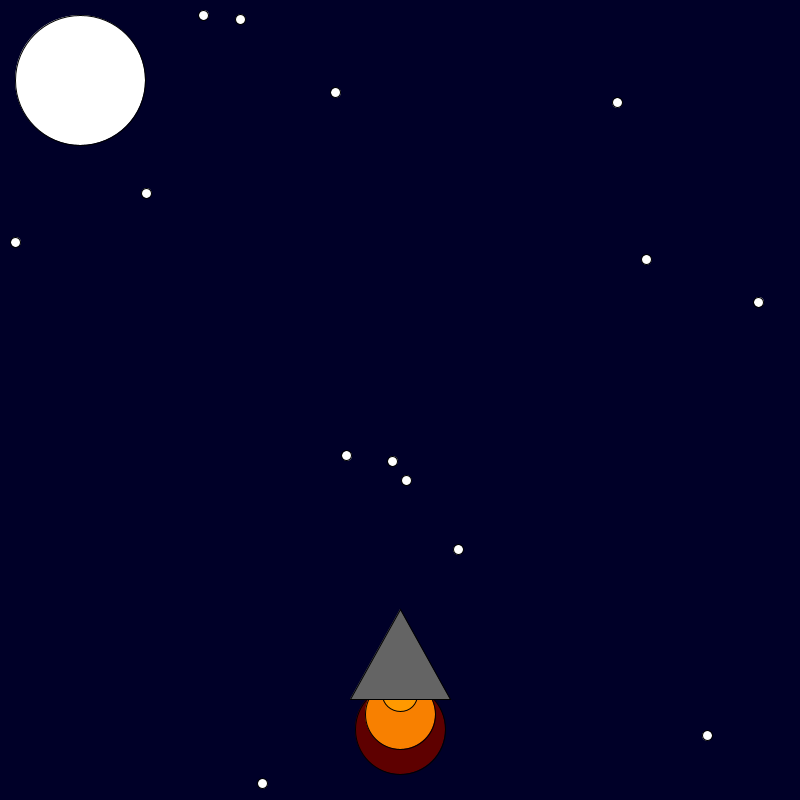
Frame 1 (no input)
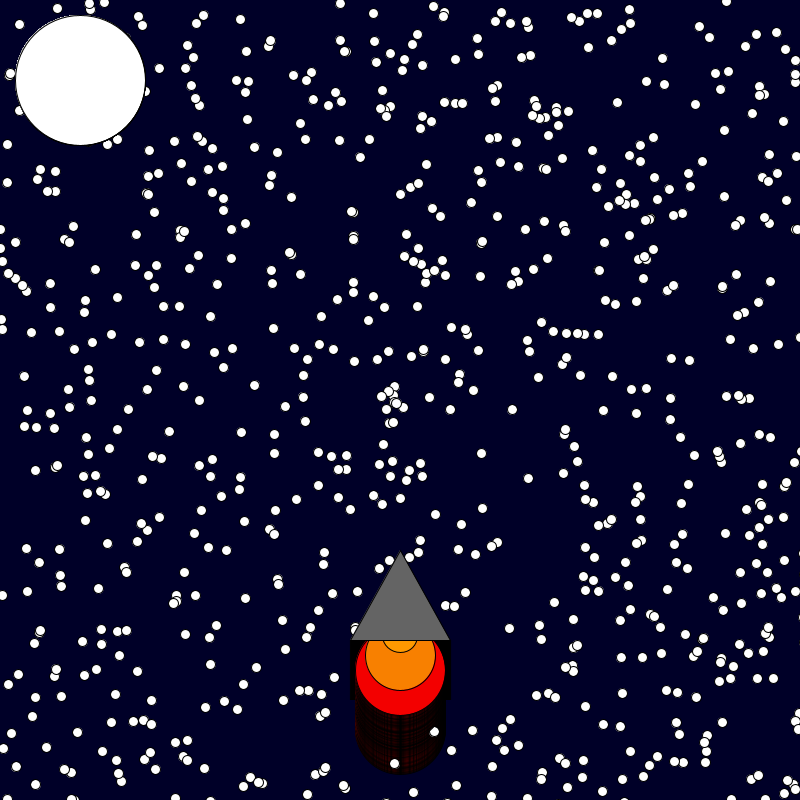
Frame 60 (the mouse pressed at the canvas centre just before this capture)
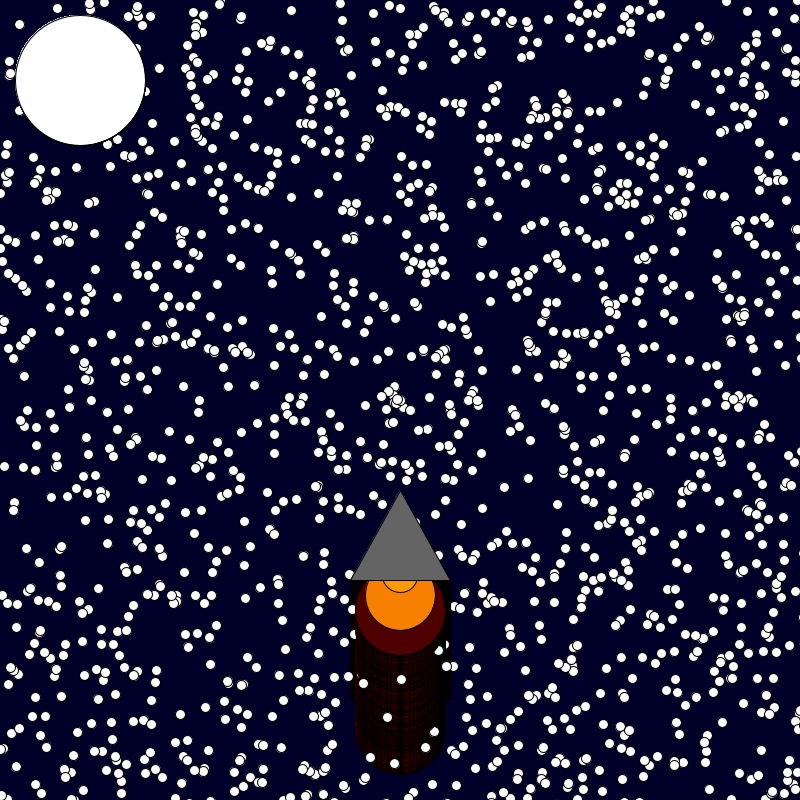
Frame 120 (the mouse held since frame 60 and released just before this capture)

The Processing sketch that drew these frames (run headless with seeded random() and noise(); from frame 60 on, the mouse is pressed at the canvas centre):

// Processing sketch: RocketShip
// ── RocketShip.pde
int x = 400; 
int y = 600; 

void setup() {

  background(0, 0, 40); 
  size(800, 800);
}

void draw() {
  for (int i=0; i<20; i++) {
    float starX = random(1000);
    float starY = random(1000);
    ellipse(starX, starY, 10, 10);
  }
  y=y-1;
  fill(random(255), 0, 0);
  ellipse(x, y + 130, 90, 90);
  fill(248, 128, 0);
  ellipse(x, y + 115, 70, 70);
  fill(255, 153, 0);
  ellipse(x, y + 95, 35, 35);
  fill(100, 100, 100);
  triangle(x, y + 10, x + 50, y + 100, x - 50, y + 100);
  fill(255, 255, 255);
  ellipse(80, 80, 130, 130);
}
